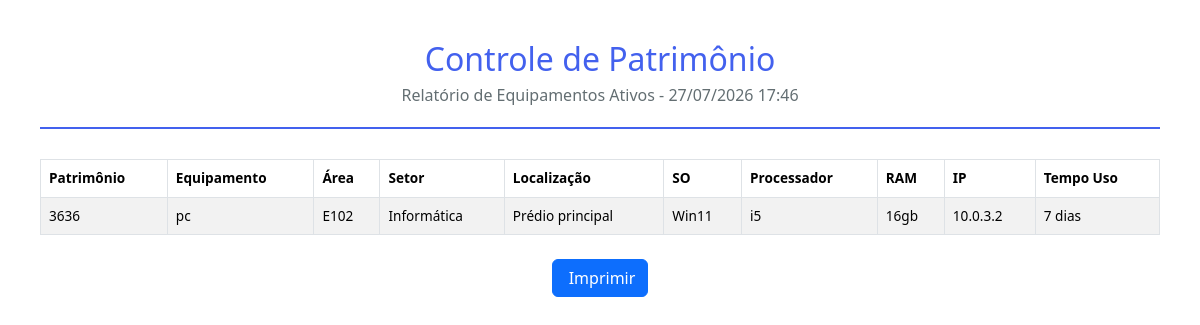
Before: /impressao (signed in) with the older database file.
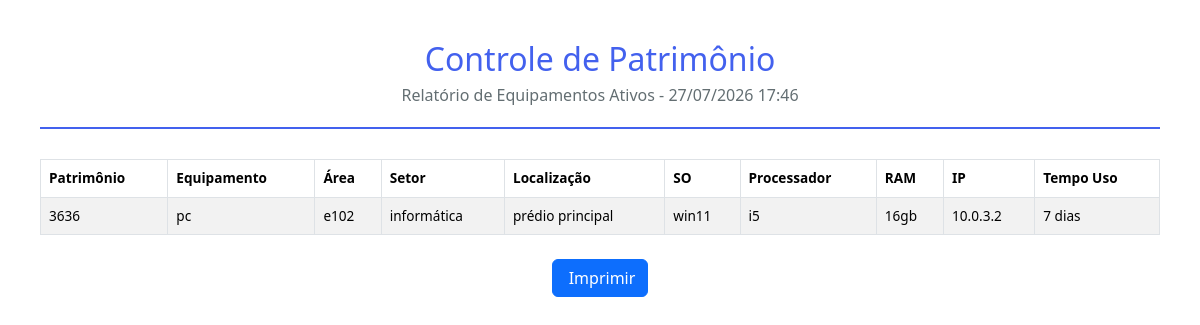
After: the same page with the newer database file.
### app/models/models.py (models this page shows, shortened)
class Equipamento(db.Model):
    __tablename__ = 'equipamentos'
    id = db.Column(db.Integer, primary_key=True)
    patrimonio = db.Column(db.String(50))
    data_inclusao = db.Column(db.Date, default=date.today)
    baixado = db.Column(db.Boolean, default=False)
    data_baixa = db.Column(db.Date, nullable=True)
    equipamento = db.Column(db.String(100))
    area_patrimonial = db.Column(db.String(100))
    setor = db.Column(db.String(100))
    localizacao = db.Column(db.String(100))
    especificacao = db.Column(db.Text)
    ultima_manutencao = db.Column(db.Date, nullable=True)
    proxima_manutencao = db.Column(db.Date, nullable=True)
    sistema_operacional = db.Column(db.String(100))
    placa_mae = db.Column(db.String(100))
    processador = db.Column(db.String(100))
    memoria_ram = db.Column(db.String(50))
    armazenamento = db.Column(db.String(100))
    ip = db.Column(db.String(50))
    usuario_id = db.Column(db.Integer, db.ForeignKey('usuarios.id'), nullable=False)
    data_criacao = db.Column(db.DateTime, default=datetime.now)
    data_atualizacao = db.Column(db.DateTime, default=datetime.now, onupdate=datetime.now)
    observacoes = db.relationship('Observacao', backref='equipamento', lazy=True, cascade='all, delete-orphan')
    @property
    def tempo_uso(self):
        if self.baixado and self.data_baixa:
            end_date = self.data_baixa
        else:
            end_date = date.today()
        if not self.data_inclusao:
            return {'anos': 0, 'meses': 0, 'dias': 0}
        delta = end_date - self.data_inclusao
        anos = delta.days // 365
        meses = (delta.days % 365) // 30
        dias = (delta.days % 365) % 30
        return {'anos': anos, 'meses': meses, 'dias': dias, 'total_dias': delta.days}
    @property
    def tempo_uso_formatado(self):
        t = self.tempo_uso
        partes = []
        if t['anos'] > 0:
            partes.append(f"{t['anos']} ano{'s' if t['anos'] > 1 else ''}")
        if t['meses'] > 0:
            partes.append(f"{t['meses']} mes{'es' if t['meses'] > 1 else ''}")
        if t['dias'] > 0:
            partes.append(f"{t['dias']} dia{'s' if t['dias'] > 1 else ''}")
        return ', '.join(partes) if partes else '0 dias'

### app/routes/main.py (the view)
@bp.route('/impressao')
@login_required
def impressao():
    equipamentos = Equipamento.query.filter_by(baixado=False).order_by(Equipamento.data_inclusao.desc()).all()
    config = Configuracao.query.first()
    return render_template('impressao.html', equipamentos=equipamentos, config=config, data_impressao=datetime.now())

### app/__init__.py (called while the page is built)
def create_app():
    app = Flask(__name__)
    app.config.from_object(Config)
    db.init_app(app)
    login_manager.init_app(app)
    login_manager.login_view = 'auth.login'
    login_manager.login_message = 'Por favor, faça login para acessar esta página.'
    login_manager.login_message_category = 'warning'
    with app.app_context():
        from app.routes import auth, main, api, admin
        app.register_blueprint(auth.bp)
        app.register_blueprint(main.bp)
        app.register_blueprint(api.bp, url_prefix='/api')
        app.register_blueprint(admin.bp, url_prefix='/admin')
        db.create_all()
        criar_admin_padrao()
        criar_config_padrao()
    @app.context_processor
    def inject_date():
        from datetime import date
        return dict(date=date)
    return app

### app/routes/auth.py (called while the page is built)
@login_manager.user_loader
def load_user(user_id):
    return Usuario.query.get(int(user_id))

### app/templates/impressao.html (shortened to what this page needs)
<!DOCTYPE html>
<html lang="pt-BR">
<head>
    <link href="https://cdn.jsdelivr.net/npm/bootstrap@5.3.2/dist/css/bootstrap.min.css" rel="stylesheet">
</head>
<body>
    <div class="header">
        <h2>{{ config.nome_empresa }}</h2>
        <p>Relatório de Equipamentos Ativos - {{ data_impressao.strftime('%d/%m/%Y %H:%M') }}</p>
    </div>
    <table class="table table-bordered table-striped">
        <thead>
            <tr>
                <th>Patrimônio</th>
                <th>Equipamento</th>
                <th>Área</th>
                <th>Setor</th>
                <th>Localização</th>
                <th>SO</th>
                <th>Processador</th>
                <th>RAM</th>
                <th>IP</th>
                <th>Tempo Uso</th>
            </tr>
        </thead>
        <tbody>
            {% for eq in equipamentos %}
            <tr>
                <td>{{ eq.patrimonio or '-' }}</td>
                <td>{{ eq.equipamento or '-' }}</td>
                <td>{{ eq.area_patrimonial or '-' }}</td>
                <td>{{ eq.setor or '-' }}</td>
                <td>{{ eq.localizacao or '-' }}</td>
                <td>{{ eq.sistema_operacional or '-' }}</td>
                <td>{{ eq.processador or '-' }}</td>
                <td>{{ eq.memoria_ram or '-' }}</td>
                <td>{{ eq.ip or '-' }}</td>
                <td>{{ eq.tempo_uso_formatado }}</td>
            </tr>
            {% endfor %}
        </tbody>
    </table>
    <div class="no-print text-center mt-4">
        <button onclick="window.print()" class="btn btn-primary">Imprimir</button>
    </div>
</body>
</html>

Changed rows visible on the page:
changed Equipamento "pc": area_patrimonial "E102" → "e102"; setor "Informática" → "informática"; localizacao "Prédio principal" → "prédio principal"; sistema_operacional "Win11" → "win11"
